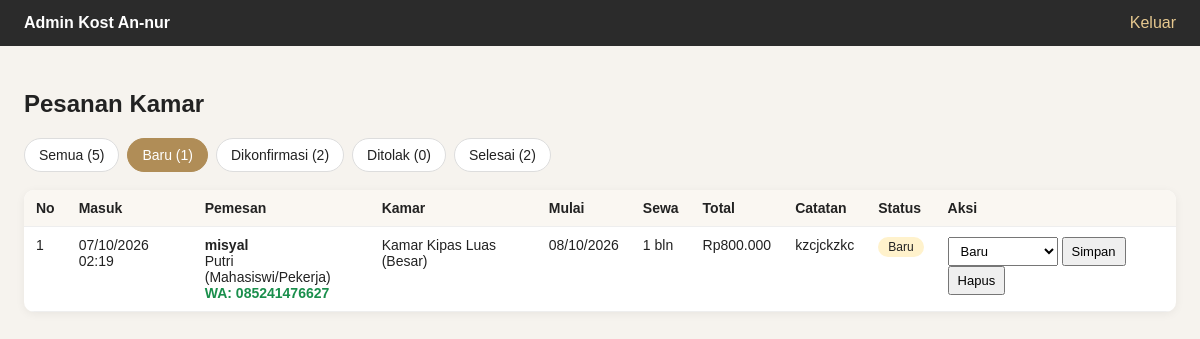
Page /admin/index.php?status=Baru (signed in) on the committed database.
### tables this page shows
CREATE TABLE `pesanan` (
  `id` int(11) NOT NULL,
  `tipe_kamar` varchar(100) NOT NULL,
  `nama` varchar(100) NOT NULL,
  `hp` varchar(20) NOT NULL,
  `status_penghuni` varchar(50) NOT NULL,
  `tanggal_mulai` date NOT NULL,
  `durasi` int(11) NOT NULL,
  `catatan` text DEFAULT NULL,
  `total` bigint(20) NOT NULL,
  `status` enum('Baru','Dikonfirmasi','Ditolak','Selesai') NOT NULL DEFAULT 'Baru',
  `dibuat_pada` timestamp NOT NULL DEFAULT current_timestamp()
);

### admin/index.php (the view, shortened to what this page needs)
<?php
require_once __DIR__ . '/../api/db-pesanan.php';
$daftarStatus = ['Baru', 'Dikonfirmasi', 'Ditolak', 'Selesai'];
$filter = $_GET['status'] ?? '';
if (in_array($filter, $daftarStatus, true)) {
    $stmt = $conn->prepare("SELECT * FROM pesanan WHERE status = ? ORDER BY id DESC");
    $stmt->bind_param("s", $filter);
    $stmt->execute();
    $result = $stmt->get_result();
} else {
    $filter = '';
    $result = $conn->query("SELECT * FROM pesanan ORDER BY id DESC");
}
$hitung = array_fill_keys($daftarStatus, 0);
$rs = $conn->query("SELECT status, COUNT(*) AS jml FROM pesanan GROUP BY status");
while ($r = $rs->fetch_assoc()) {
    $hitung[$r['status']] = (int) $r['jml'];
}
function nomor_wa($hp) {
    $n = preg_replace('/\D/', '', $hp);
    if (substr($n, 0, 1) === '0') {
        $n = '62' . substr($n, 1);
    }
    return $n;
}
function rupiah($n) {
    return 'Rp' . number_format($n, 0, ',', '.');
}
?>
<!DOCTYPE html>
<html lang="id">
<head>
</head>
<body>
<header>
    <strong>Admin Kost An-nur</strong>
    <a href="logout.php">Keluar</a>
</header>
<main>
    <h2>Pesanan Kamar</h2>
    <div class="tabs">
        <a href="index.php" class="<?= $filter === '' ? 'on' : '' ?>">Semua (<?= array_sum($hitung) ?>)</a>
        <?php foreach ($daftarStatus as $s): ?>
            <a href="index.php?status=<?= $s ?>" class="<?= $filter === $s ? 'on' : '' ?>"><?= $s ?> (<?= $hitung[$s] ?>)</a>
        <?php endforeach; ?>
    </div>
    <div class="wrap">
        <table>
            <tr>
                <th>No</th>
                <th>Masuk</th>
                <th>Pemesan</th>
                <th>Kamar</th>
                <th>Mulai</th>
                <th>Sewa</th>
                <th>Total</th>
                <th>Catatan</th>
                <th>Status</th>
                <th>Aksi</th>
            </tr>
            <?php
            $no = 1;
            while ($row = $result->fetch_assoc()) :
            ?>
            <tr>
                <td><?= $no++ ?></td>
                <td><?= htmlspecialchars(date('d/m/Y H:i', strtotime($row['dibuat_pada']))) ?></td>
                <td>
                    <strong><?= htmlspecialchars($row['nama']) ?></strong><br>
                    <?= htmlspecialchars($row['status_penghuni']) ?><br>
                    <a class="wa" target="_blank" rel="noopener"
                    href="https://wa.me/<?= nomor_wa($row['hp']) ?>">WA: <?= htmlspecialchars($row['hp']) ?></a>
                </td>
                <td><?= htmlspecialchars($row['tipe_kamar']) ?></td>
                <td><?= htmlspecialchars(date('d/m/Y', strtotime($row['tanggal_mulai']))) ?></td>
                <td><?= (int) $row['durasi'] ?> bln</td>
                <td><?= rupiah($row['total']) ?></td>
                <td><?= htmlspecialchars($row['catatan'] ?? '') ?></td>
                <td><span class="badge <?= htmlspecialchars($row['status']) ?>"><?= htmlspecialchars($row['status']) ?></span></td>
                <td>
                    <form class="inline" action="ubah-status.php" method="post">
                        <select name="status">
                            <?php foreach ($daftarStatus as $s): ?>
                                <option value="<?= $s ?>" <?= $row['status'] === $s ? 'selected' : '' ?>><?= $s ?></option>
                            <?php endforeach; ?>
                        </select>
                        <button type="submit">Simpan</button>
                    </form>
                    <form class="inline" action="hapus.php" method="post"
                        onsubmit="return confirm('Yakin hapus pesanan ini?');">
                        <button type="submit">Hapus</button>
                    </form>
                </td>
            </tr>
            <?php endwhile; ?>
        </table>
    </div>
</main>
</body>
</html>

### admin/index.php (style rules this page uses)
body { font-family: Arial, sans-serif; margin: 0; background: #f6f3ee; color: #222; }
header { background: #2b2b2b; color: #fff; padding: 14px 24px; display: flex; justify-content: space-between; align-items: center; }
header a { color: #e6c88f; text-decoration: none; }
main { padding: 24px; max-width: 1200px; margin: 0 auto; }
.tabs { display: flex; gap: 8px; flex-wrap: wrap; margin-bottom: 18px; }
.tabs a { padding: 8px 14px; border-radius: 20px; background: #fff; border: 1px solid #ddd; color: #222; text-decoration: none; font-size: 14px; }
.tabs a.on { background: #b08d57; color: #fff; border-color: #b08d57; }
.wrap { overflow-x: auto; background: #fff; border-radius: 10px; box-shadow: 0 2px 10px rgba(0,0,0,.06); }
table { border-collapse: collapse; width: 100%; min-width: 900px; }
th, td { padding: 10px 12px; border-bottom: 1px solid #eee; text-align: left; font-size: 14px; vertical-align: top; }
th { background: #faf7f2; }
.badge { display: inline-block; padding: 3px 10px; border-radius: 12px; font-size: 12px; }
.Baru { background: #fff2cc; }
form.inline { display: inline; margin: 0; }
select, button { font: inherit; font-size: 13px; padding: 5px 8px; }
.wa { color: #1a8f4c; text-decoration: none; font-weight: 600; }

### rows in the picture
pesanan: dibuat_pada "07/10/2026 02:19", nama "misyal", status_penghuni "Putri (Mahasiswi/Pekerja)", hp "085241476627", tipe_kamar "Kamar Kipas Luas (Besar)", tanggal_mulai "08/10/2026", durasi "1", total "Rp800.000", catatan "kzcjckzkc", status "Baru"

### other values in the picture
array_sum($hitung) "5"
$s "Baru"
$hitung[$s] "1"
$s "Dikonfirmasi"
$hitung[$s] "2"
$s "Ditolak"
$hitung[$s] "0"
$s "Selesai"
